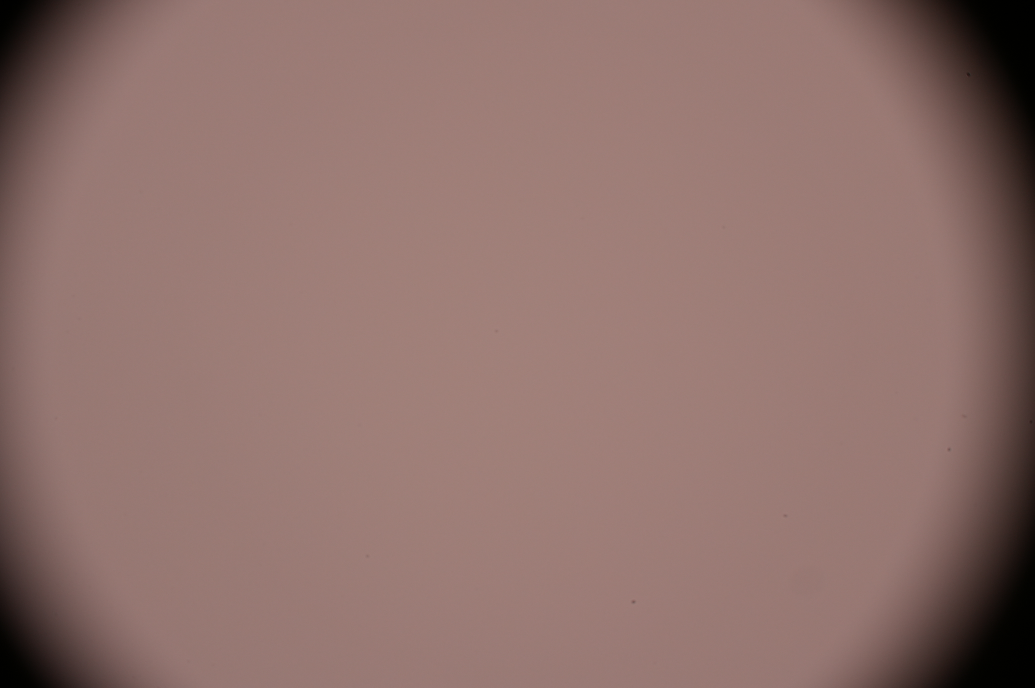
#> input picture 2DMatGMM-main/demo/flatfield.JPG, 3104 x 2064 px (shown at 1/3 size)
$ python batch_test_selected.py
#> lines starting #> are read from the running program, lines starting #| are printed output that depends on the picture; after the words box and inside, x2 and y2 are one past the last pixel; in counts of white or black regions, pixels touching at a corner belong together
### 2DMatGMM-main/GMMDetector/MaterialDetector.py
from __future__ import annotations
from dataclasses import dataclass
from typing import List, Optional, Tuple, Dict, Any
import numpy as np
import cv2

@dataclass
class Flake:
    center: Tuple[int, int]
    layer: Optional[str] = None
    confidence: float = 0.0
    area: float = 0.0
    bbox: Optional[Tuple[int,int,int,int]] = None
    contour: Optional[np.ndarray] = None

    # Additional properties for compatibility
    @property
    def false_positive_probability(self) -> float:
        """Returns 1 - confidence for backward compatibility."""
        return 1.0 - self.confidence

    @property
    def thickness(self) -> int:
        """Extract layer number from layer string (e.g., '1L' -> 1)."""
        if self.layer and self.layer.endswith('L'):
            try:
                return int(self.layer[:-1])
            except ValueError:
                return 0
        return 0

    @property
    def size(self) -> float:
        """Alias for area."""
        return self.area

    # [37 lines left out: functions get_mask, mask, not called in this run]

def _prep_gaussian(mu_list, cov_list, cov_floor: float):
    mu = np.array(mu_list, dtype=np.float32)
    cov = np.array(cov_list, dtype=np.float32)
    cov = cov + np.eye(3, dtype=np.float32) * cov_floor  # 关键：避免 cov 太尖导致“全是薄片”
    inv = np.linalg.inv(cov).astype(np.float32)
    sign, logdet = np.linalg.slogdet(cov)
    if sign <= 0:
        cov = cov + np.eye(3, dtype=np.float32) * (10 * cov_floor)
        inv = np.linalg.inv(cov).astype(np.float32)
        sign, logdet = np.linalg.slogdet(cov)
    return mu, inv, float(logdet)

def _logpdf(X: np.ndarray, mu: np.ndarray, inv_cov: np.ndarray, logdet: float) -> np.ndarray:
    D = X - mu.reshape(1,1,3)
    d2 = (
        D[:,:,0]*(inv_cov[0,0]*D[:,:,0] + inv_cov[0,1]*D[:,:,1] + inv_cov[0,2]*D[:,:,2]) +
        D[:,:,1]*(inv_cov[1,0]*D[:,:,0] + inv_cov[1,1]*D[:,:,1] + inv_cov[1,2]*D[:,:,2]) +
        D[:,:,2]*(inv_cov[2,0]*D[:,:,0] + inv_cov[2,1]*D[:,:,1] + inv_cov[2,2]*D[:,:,2])
    )
    return -0.5 * (d2 + logdet)

def _sigmoid(z: np.ndarray) -> np.ndarray:
    return 1.0 / (1.0 + np.exp(-z))

class MaterialDetector:
    """
    Material detector using Gaussian Mixture Models.

    Supports both old format (numbered layers) and new format (BG/1L/2L classes).
    """

    def __init__(
        self,
        contrast_dict: Optional[Dict[str, Any]] = None,
        size_threshold: int = 120,
        standard_deviation_threshold: float = 5.0,
        used_channels: str = "BGR",
        max_components: int = 60,
        supported_layers: Optional[List[str]] = None,
        **kwargs
    ):
        self.contrast_dict = contrast_dict or {}
        self.size_threshold = int(size_threshold)
        self.std_thr = float(standard_deviation_threshold)
        self.used_channels = used_channels
        self.max_components = int(max_components)

        # Supported layers (default: 1L and 2L only)
        self.supported_layers = supported_layers or ["1L", "2L"]

        # Convert std_thr to llr_threshold (higher = stricter)
        self.llr_threshold = 0.8 * self.std_thr + 1.5

        # Covariance floor to prevent numerical issues
        self.cov_floor = 5e-4

        # Parse contrast_dict - handle both formats
        self._parse_parameters()

    def _parse_parameters(self):
        """Parse parameters from contrast_dict, handling multiple formats."""
        if "classes" in self.contrast_dict:
            # New format: {"bg_rgb": [...], "classes": {"BG": {...}, "1L": {...}, ...}}
            self.bg_rgb = np.array(
                self.contrast_dict.get("bg_rgb", [160, 160, 160]),
                dtype=np.float32
            )
            classes = self.contrast_dict["classes"]

            # Prepare background
            if "BG" in classes:
                self.mu_bg, self.inv_bg, self.logdet_bg = _prep_gaussian(
                    classes["BG"]["mu"], classes["BG"]["cov"], self.cov_floor
                )
            else:
                # Default background if not provided
                self.mu_bg = np.zeros(3, dtype=np.float32)
                self.inv_bg = np.eye(3, dtype=np.float32)
                self.logdet_bg = 0.0

            # Prepare layer classes (only supported layers)
            self.layers = {}
            for layer_name in self.supported_layers:
                if layer_name in classes:
                    mu, inv_cov, logdet = _prep_gaussian(
                        classes[layer_name]["mu"],
                        classes[layer_name]["cov"],
                        self.cov_floor
                    )
                    self.layers[layer_name] = (mu, inv_cov, logdet)
                else:
                    print(f"Warning: Layer {layer_name} not found in parameter file")

        elif "1" in self.contrast_dict:
            # Old format: {"1": {"contrast": {...}, "covariance_matrix": [...]}, ...}
            # Convert to new format on the fly
            print("Warning: Using old parameter format. Consider converting to new format.")

            # Estimate background RGB (use default if not provided)
            self.bg_rgb = np.array([160, 160, 160], dtype=np.float32)

            # Create default background Gaussian
            self.mu_bg = np.zeros(3, dtype=np.float32)
            self.inv_bg = np.eye(3, dtype=np.float32) * 10.0
            self.logdet_bg = -np.log(10.0) * 3

            # Convert numbered layers to named layers (only supported layers)
            self.layers = {}
            for layer_name in self.supported_layers:
                # Extract layer number (e.g., "1L" -> "1")
                try:
                    layer_num = int(layer_name[:-1])
                    layer_key = str(layer_num)
                except (ValueError, IndexError):
                    print(f"Warning: Invalid layer name {layer_name}")
                    continue

                if layer_key in self.contrast_dict:
                    layer_data = self.contrast_dict[layer_key]
                    # Convert contrast to mu (BGR order to match OpenCV image format)
                    contrast = layer_data.get("contrast", {})
                    mu = np.array([
                        contrast.get("b", 0.0),
                        contrast.get("g", 0.0),
                        contrast.get("r", 0.0)
                    ], dtype=np.float32)

                    cov = np.array(layer_data["covariance_matrix"], dtype=np.float32)

                    mu_prep, inv_cov, logdet = _prep_gaussian(mu, cov, self.cov_floor)
                    self.layers[layer_name] = (mu_prep, inv_cov, logdet)
                else:
                    print(f"Warning: Layer {layer_name} (key '{layer_key}') not found in parameter file")

        else:
            raise ValueError("Invalid contrast_dict format: must contain either 'classes' or numbered layers")

    def _contrast(self, img_bgr: np.ndarray) -> np.ndarray:
        bg = self.bg_rgb.reshape(1,1,3)
        img = img_bgr.astype(np.float32)
        return (img - bg) / np.clip(bg, 1.0, None)

    def detect_flakes(self, image: np.ndarray) -> List[Flake]:
        """Detect flakes in the given image."""
        if image is None or getattr(image, "size", 0) == 0:
            return []
        if image.dtype != np.uint8:
            image = np.clip(image, 0, 255).astype(np.uint8)

        H, W = image.shape[:2]
        X = self._contrast(image)

        # Compute log-likelihood for background
        ll_bg = _logpdf(X, self.mu_bg, self.inv_bg, self.logdet_bg)

        # Compute log-likelihood for all available layers
        ll_layers = {}
        for layer_name, (mu, inv_cov, logdet) in self.layers.items():
            ll_layers[layer_name] = _logpdf(X, mu, inv_cov, logdet)

        if not ll_layers:
            return []

        # Find the best layer for each pixel
        layer_names = list(ll_layers.keys())
        ll_stack = np.stack([ll_layers[name] for name in layer_names], axis=2)
        ll_max = np.max(ll_stack, axis=2)
        cls_idx = np.argmax(ll_stack, axis=2)

        # Log-likelihood ratio
        llr = ll_max - ll_bg

        # Smooth to reduce noise
        llr_blur = cv2.GaussianBlur(llr.astype(np.float32), (0, 0), 1.4)

        # Threshold to find material regions
        material_mask = (llr_blur > self.llr_threshold).astype(np.uint8)

        # Create separate masks for each layer
        layer_masks = {}
        k = np.ones((3, 3), np.uint8)
        for i, layer_name in enumerate(layer_names):
            mask = (material_mask & (cls_idx == i)).astype(np.uint8) * 255
            # Morphological operations to clean up
            mask = cv2.morphologyEx(mask, cv2.MORPH_OPEN, k, iterations=1)
            mask = cv2.morphologyEx(mask, cv2.MORPH_CLOSE, k, iterations=2)
            layer_masks[layer_name] = mask

        # Extract flakes from each layer mask
        flakes: List[Flake] = []

        def extract(mask, layer_name):
            cnts, _ = cv2.findContours(mask, cv2.RETR_EXTERNAL, cv2.CHAIN_APPROX_SIMPLE)
            for c in cnts:
                area = float(cv2.contourArea(c))
                if area < self.size_threshold:
                    continue
                x, y, w, h = cv2.boundingRect(c)
                if w < 5 or h < 5:
                    continue
                if area > 0.8 * W * H:
                    continue

                M = cv2.moments(c)
                if M.get("m00", 0) > 0:
                    cx = int(M["m10"] / M["m00"])
                    cy = int(M["m01"] / M["m00"])
                else:
                    cx, cy = x + w // 2, y + h // 2

                roi = llr_blur[max(0, y):min(H, y + h), max(0, x):min(W, x + w)]
                med = float(np.median(roi)) if roi.size else self.llr_threshold

                # Confidence using sigmoid to avoid saturation
                conf = float(_sigmoid((med - self.llr_threshold) / 1.2))

                flakes.append(Flake(
                    center=(cx, cy),
                    layer=layer_name,
                    confidence=conf,
                    area=area,
                    bbox=(x, y, w, h),
                    contour=c
                ))

        for layer_name, mask in layer_masks.items():
            extract(mask, layer_name)

        # Sort by confidence and filter
        flakes.sort(key=lambda f: f.confidence, reverse=True)
        flakes = [f for f in flakes if f.confidence >= 0.5]

        # Keep only best flakes (remove strict one-per-layer limit)
        return flakes[: self.max_components]

### 2DMatGMM-main/demo/demo_functions.py
import cv2
import matplotlib.cm as cm
import numpy as np


def visualise_flakes(
    flakes,
    image: np.ndarray,
    confidence_threshold: float = 0.5,
) -> np.ndarray:
    """Visualise the flakes on the image.

    Args:
        flakes (List[Flake]): List of flakes to visualise.
        image (np.ndarray): Image to visualise the flakes on.
        confidence_threshold (float, optional): The confidence threshold to use, flakes with less confidence are not drawn. Defaults to 0.5.

    Returns:
        np.ndarray: Image with the flakes visualised.
    """

    confident_flakes = [
        flake
        for flake in flakes
        if (1 - flake.false_positive_probability) > confidence_threshold
    ]

    # Only keep the best flake (highest confidence)
    if len(confident_flakes) > 0:
        best_flake = max(confident_flakes, key=lambda f: f.confidence)
        confident_flakes = [best_flake]
    else:
        return image.copy()

    # Magenta color for contour (matching the example output)
    magenta = (255, 0, 255)
    white = (255, 255, 255)

    image = image.copy()

    # Only one flake to draw
    flake = confident_flakes[0]
    idx = 0

    # Draw contour outline (no fill, just the outline)
    if flake.contour is not None:
        cv2.drawContours(image, [flake.contour], -1, magenta, 2)
    elif flake.bbox is not None:
        # Fallback: draw bounding box
        x, y, w, h = flake.bbox
        cv2.rectangle(image, (x, y), (x+w, y+h), magenta, 2)

    # Format text exactly as in the example: "1. 2L 304um2 84%"
    area_um2 = int(flake.size * 0.3844**2)
    confidence_pct = int((1 - flake.false_positive_probability) * 100)
    text = f"{idx + 1}. {flake.thickness}L {area_um2}um2 {confidence_pct}%"

    # Put text on the top left corner in white
    cv2.putText(
        image,
        text,
        (10, 30),
        cv2.QT_FONT_NORMAL,
        1,
        white,
        2,
    )

    # Draw a line from the text to the center of the flake (magenta)
    # Calculate text width to position line start
    text_size = cv2.getTextSize(text, cv2.QT_FONT_NORMAL, 1, 2)[0]
    line_start_x = 10 + text_size[0] + 5

    cv2.line(
        image,
        (line_start_x, 15),
        (int(flake.center[0]), int(flake.center[1])),
        magenta,
        2,
    )

    return image


def remove_vignette(
    image,
    flatfield,
    max_background_value: int = 241,
):
    """Removes the Vignette from the Image

    Args:
        image (NxMx3 Array): The Image with the Vignette
        flatfield (NxMx3 Array): the Flat Field in RGB
        max_background_value (int): the maximum value of the background

    Returns:
        (NxMx3 Array): The Image without the Vignette
    """
    image_no_vigentte = image / (flatfield+1e-6) * cv2.mean(flatfield)[:-1]
    image_no_vigentte[image_no_vigentte > max_background_value] = max_background_value
    return np.asarray(image_no_vigentte, dtype=np.uint8)

### 2DMatGMM-main/demo/batch_test_selected.py
"""
Batch test script with pre-selected images that have known flakes.
"""

import sys
import os
import json
import cv2

# Add parent directories to path
script_dir = os.path.dirname(os.path.abspath(__file__))
sys.path.insert(0, script_dir)
sys.path.insert(0, os.path.dirname(script_dir))

try:
    import config
except ImportError:
    class config:
        PARAM_FILE = "../final_f.json"
        SIZE_THRESHOLD = 1800
        STD_THRESHOLD = 3
        CROP_Y_START = 94
        CROP_Y_END = 1969
        CROP_X_START = 614
        CROP_X_END = 2489
        SUPPORTED_LAYERS = ["1L", "2L"]

from GMMDetector import MaterialDetector
from demo_functions import visualise_flakes, remove_vignette


# Pre-selected images that have flakes
SELECTED_IMAGES = [
    "DSC00009.JPG",
    "DSC00011.JPG",
    "DSC00057.JPG",
    "DSC00065.JPG",
    "DSC00074.JPG",
]


def batch_test_selected(input_dir, output_dir):
    """Batch test on pre-selected images."""
#> called with input_dir = '../../trials/0820_2/input', output_dir = 'new_outputs'

    # Create output directory
    os.makedirs(output_dir, exist_ok=True)
    print(f"Output directory: {os.path.abspath(output_dir)}\n")

    # Build full paths
    image_files = []
    for filename in SELECTED_IMAGES:
        path = os.path.join(input_dir, filename)
        if os.path.exists(path):
            image_files.append(path)
        else:
            print(f"Warning: {filename} not found, skipping")

    if not image_files:
        print(f"Error: No images found in {input_dir}")
        return

    print(f"Processing {len(image_files)} images\n")

    # Load parameter file
    param_file = config.PARAM_FILE
    for alt_path in [
        os.path.join(script_dir, "..", "GMMDetector", "trained_parameters", "Graphene_GMM.json"),
    ]:
        if os.path.exists(alt_path):
            param_file = alt_path
            break

    print(f"Parameters: {os.path.basename(param_file)}")
    with open(param_file, 'r') as f:
#> (reads 2DMatGMM-main/GMMDetector/trained_parameters/Graphene_GMM.json from the repository)
        contrast_dict = json.load(f)

    # Create detector
    detector = MaterialDetector(
        contrast_dict=contrast_dict,
        size_threshold=config.SIZE_THRESHOLD,
        standard_deviation_threshold=config.STD_THRESHOLD,
        used_channels="BGR",
        supported_layers=config.SUPPORTED_LAYERS,
    )
    print(f"Supported layers: {config.SUPPORTED_LAYERS}\n")

    # Load flatfield
    flatfield = None
    flatfield_path = os.path.join(script_dir, "flatfield.JPG")
    if os.path.exists(flatfield_path):
        flatfield = cv2.imread(flatfield_path)
#> flatfield is the input picture: shape (2064, 3104, 3); mean B, G, R 107.9, 113.3, 143.2

    # Process each image
    results = []
    for i, image_path in enumerate(image_files):
        filename = os.path.basename(image_path)
        print(f"[{i+1}/{len(image_files)}] {filename}")

        # Load image
        image = cv2.imread(image_path)
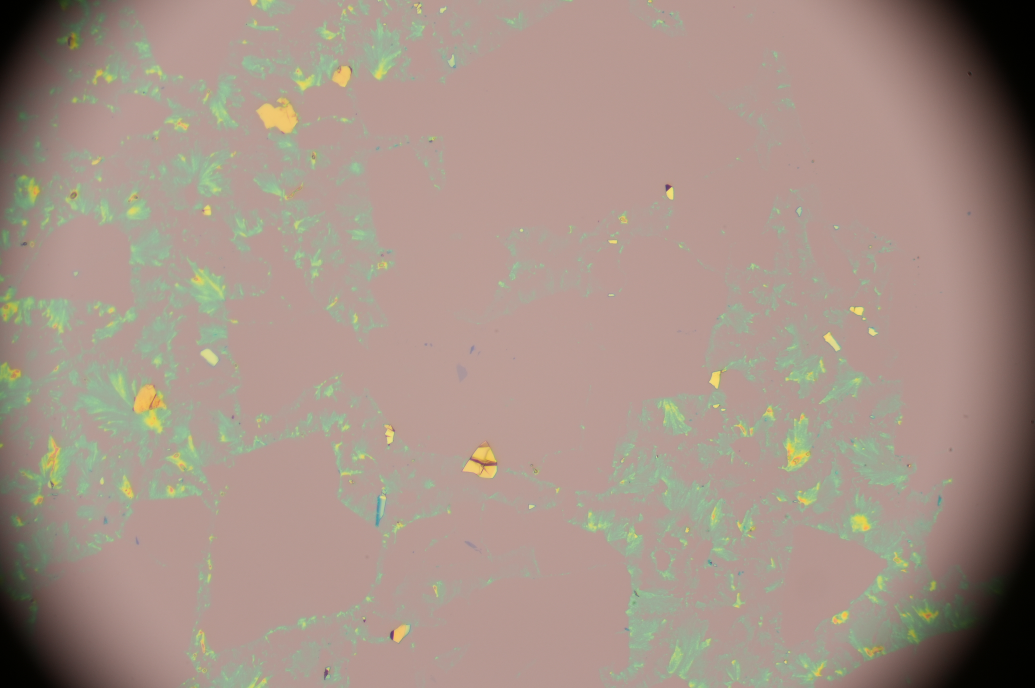
#> input picture retrain/2/DSC00011.JPG, 3104 x 2064 px, found by its file name (shown at 1/3 size)
#> image is the input picture: shape (2064, 3104, 3); mean B, G, R 134.9, 146.2, 164.3
        if image is None:
            print(f"  ERROR: Could not read image\n")
            continue

        # Apply flatfield correction
        if flatfield is not None:
            image = remove_vignette(image, flatfield)

        # Crop image
        image_cropped = image[
            config.CROP_Y_START:config.CROP_Y_END,
            config.CROP_X_START:config.CROP_X_END
        ]

        # Detect flakes
        flakes = detector.detect_flakes(image_cropped)
#> in _logpdf, `d2 = ( D[:,:,0]*(inv_cov[0,0]*D[:,:,0] + inv_cov[0,1]*D[:,:,1] + inv_c..`:
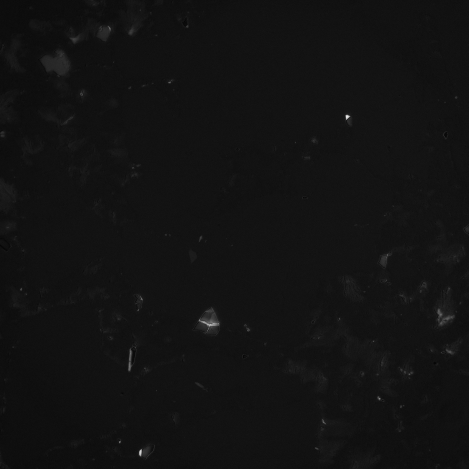
#> d2: shape (1875, 1875) float32 (shown at 1/4 size); min 6.45, max 1449.9, mean 112.1; drawn with min black and max white
#> after the loop in detect_flakes, `for layer_name, (mu, inv_cov, logdet) in self.layers.items():`: ll_layers = 2 items
#> in detect_flakes, `layer_names = list(ll_layers.keys())`: layer_names = ['1L', '2L']
#> in detect_flakes, `cls_idx = np.argmax(ll_stack, axis=2)`:
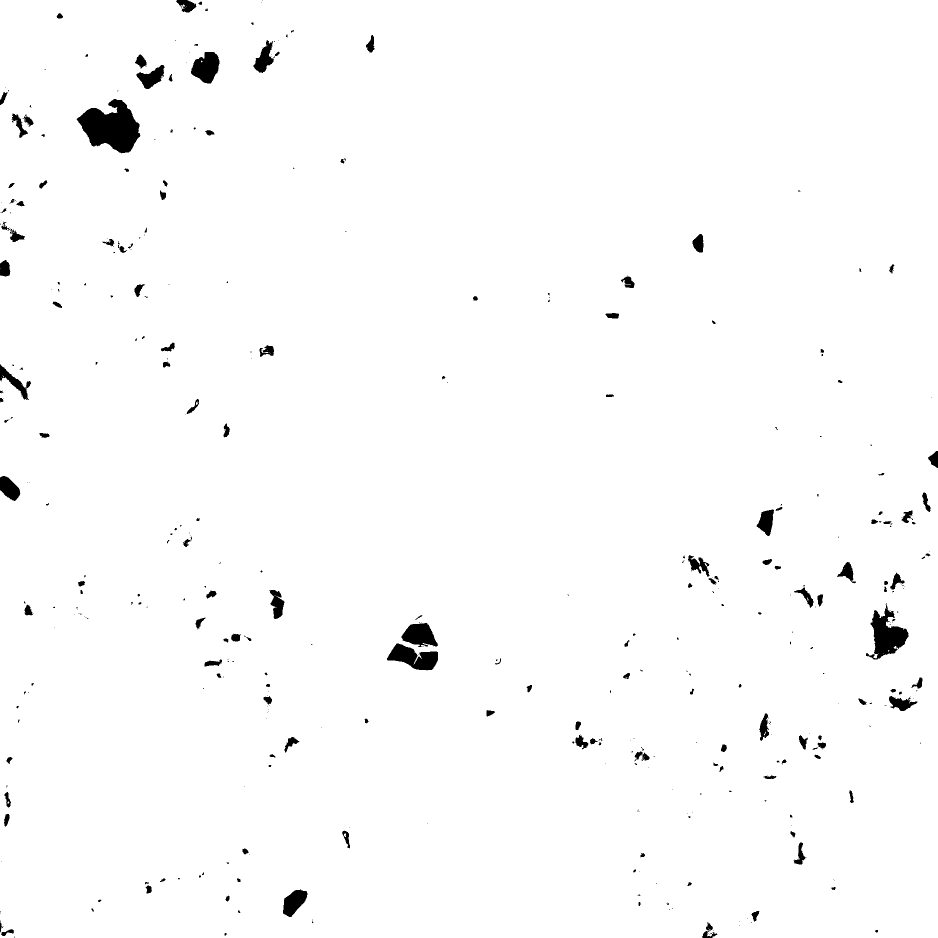
#> cls_idx: shape (1875, 1875) int64 (shown at 1/2 size); values 0 (black) and 1 (white), 98.5% white; 420 black regions (256 under 20 px), largest, box (x1, y1, x2, y2) and area: (153, 198, 281, 307) 8291, (1732, 1207, 1817, 1319) 4324, (774, 1287, 876, 1341) 3106
#> in detect_flakes, `llr = ll_max - ll_bg`:
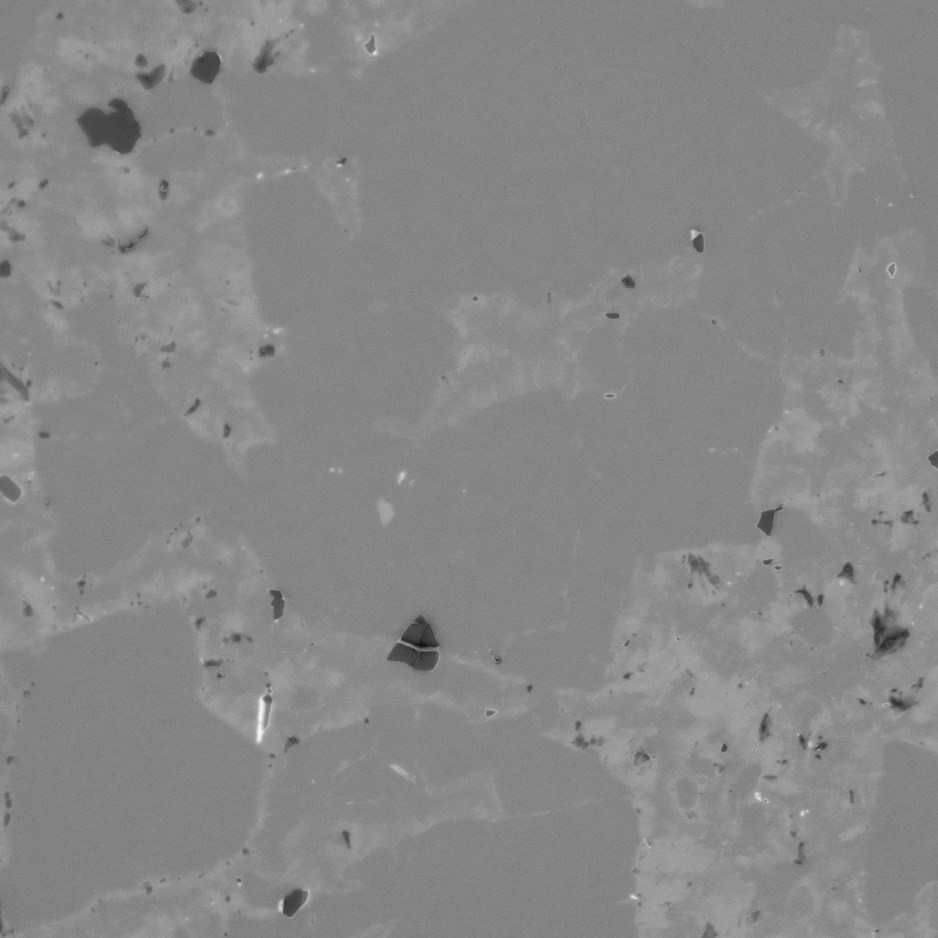
#> llr: shape (1875, 1875) float32 (shown at 1/2 size); min -56.01, max 57.5, mean 4.4; drawn with min black and max white
#> (the rest of the program and of its run is left out)
